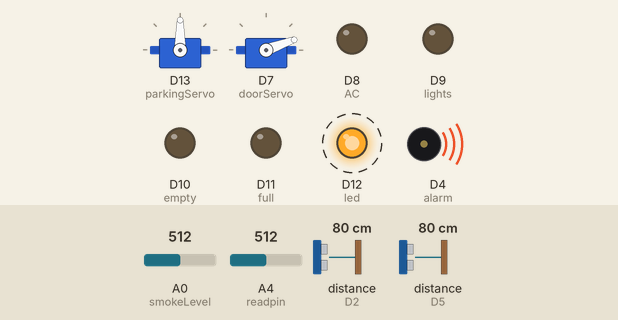
The sketch below on a simulated Arduino Nano 33 IoT. On the bench: 2 × servo, output pins drawn as LEDs (lit = HIGH), buzzer (waves = sounding). Wiring (inferred from the names in the program): 2 × ultrasonic range finder: trigger D3, echo D2 / trigger D6, echo D5. Dashed ring = blinking. Inputs (shaded band) come from the test bench; at power-on: distance to the obstacle (sensors on D2, D5) 80 cm, A0 (smokeLevel) = 512, A4 (readpin) = 512. The echo pulse lasts 58.3 µs per cm; nothing arrives over Bluetooth unless stated; a phone connects over Bluetooth LE 3 s after start; pins used as bus, display or sensor lines are not drawn; what the sketch prints to the serial monitor is not drawn.

Above: at 0.89 s.
1.3 s: distance to the obstacle (sensor on D2) set to 22 cm
At 1.52 s:
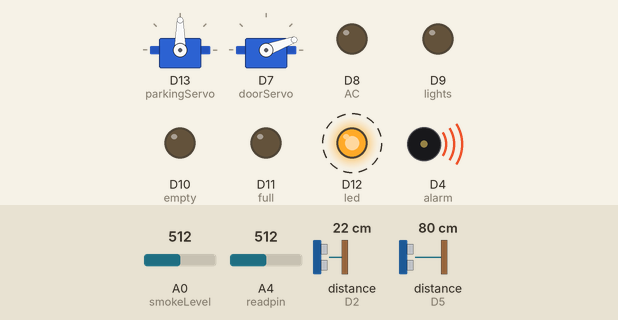
4.3 s: distance to the obstacle (sensor on D2) set to 18 cm
At 4.64 s:
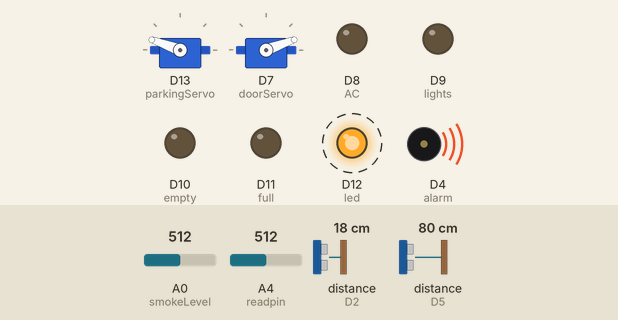
7.3 s: A0 (smokeLevel) set to 312
10.3 s: A0 (smokeLevel) set to 284
At 11.1 s:
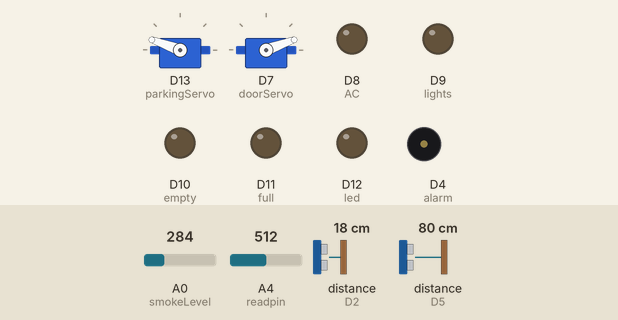
11.9 s: distance to the obstacle (sensor on D5) set to 7 cm
13.4 s: distance to the obstacle (sensor on D5) set to 4 cm
At 14.4 s:
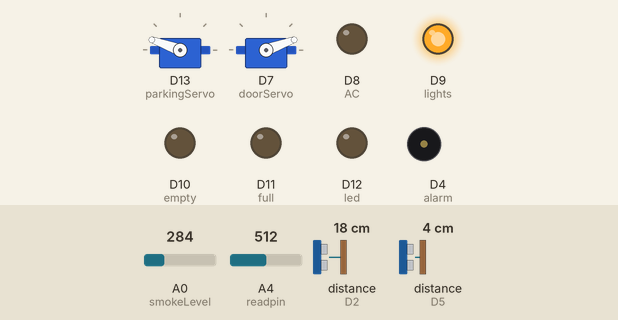
Timing chart, 0 to 15.9 s (numbered marks = the images above; inputs shaded):
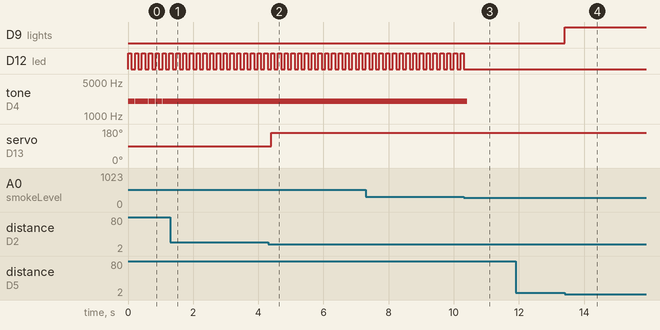

Measured:
- the behaviour switches between 21 and 20 cm on distance to the obstacle (sensor on D2) (found by bisection; images 1 and 2)
- the behaviour switches between 301 and 300 on A0 (smokeLevel) (found by bisection; images 2 and 3)
- the behaviour switches between 6 and 5 cm on distance to the obstacle (sensor on D5) (found by bisection; images 3 and 4)
- after the input at 4.3 s, tone on D4 (alarm): stays 2000 Hz (without the input it goes to silent after 3.0 s); servo on D13 (parkingServo): 90° → 160° after 0.09 s
- after the input at 10.3 s, D12 (led): goes on until 10.3 s, then stays LOW; tone on D4 (alarm): 2000 Hz → silent after 0.11 s
- after the input at 13.4 s, D9 (lights): LOW → HIGH at once
- by itself, D12 (led): alternates HIGH for 0.10 s and LOW for 0.11 s

The sketch:

smartHome.ino
```cpp
#include <ArduinoBLE.h>
#include <Servo.h>

unsigned long globalTimeGarage = 0;
unsigned long globalTimeDoor = 0;

//=====================Bluetooth=================================
const char* password = "1234";
bool isAuthenticated = false;
String receivedData = "";
int AC = 8;
int lights = 9;
const char* serviceUuid = "12345678-1234-1234-1234-123456789abc";
const char* characteristicUuid = "87654321-4321-4321-4321-cba987654321";
BLEService smartHomeService(serviceUuid);
BLEStringCharacteristic smartHomeCharacteristic(characteristicUuid, BLERead | BLEWrite, 32);

//=====================Ultrasonic=================================
int trigPin = 6;
int echoPin = 5;
int flag = 0;
long time;
float distance;

//=====================Water Level=================================
int readpin = A4;
int readValue;
int full = 11;
int empty = 10;

//=====================Gas Sensor=================================
const int alarm = 4;
int led = 12;
int smokeLevel = A0;
int threVal = 300;

//=====================Parking Sensor=================================
int parkingTrigPin = 3;
int ParkingEchoPin = 2;
Servo parkingServo;
int close = 50;
int open = 160;

//=====================DOOR Sensor=================================
int doorClose = 20;
int doorOpen = 120;
Servo doorServo;

void setup() {
  // Bluetooth
  pinMode(AC, OUTPUT);
  pinMode(lights, OUTPUT);
  digitalWrite(AC, LOW);
  digitalWrite(lights, LOW);

  Serial.begin(9600);

  if (!BLE.begin()) {
    Serial.println("Failed to initialize BLE!");
    while (1);
  }

  BLE.setLocalName("SmartHome");
  BLE.setAdvertisedService(smartHomeService);
  smartHomeService.addCharacteristic(smartHomeCharacteristic);
  BLE.addService(smartHomeService);
  BLE.advertise();
  Serial.println("BLE is ready and advertising!");

  // Ultrasonic
  pinMode(trigPin, OUTPUT);
  pinMode(echoPin, INPUT);

  // Water level
  pinMode(readpin, INPUT);
  pinMode(full, OUTPUT);
  pinMode(empty, OUTPUT);

  // Gas Sensor
  pinMode(smokeLevel, INPUT);
  pinMode(led, OUTPUT);
  pinMode(alarm, OUTPUT);

  // Parking Sensor
  parkingServo.attach(13);
  pinMode(parkingTrigPin, OUTPUT);
  pinMode(ParkingEchoPin, INPUT);

  // Door
  doorServo.attach(7);
  doorServo.write(doorClose);
}

void handleBluetooth() {
  BLEDevice central = BLE.central();
  if (central) {
    Serial.println("Connected to a central device!");

    while (central.connected()) {
      if (smartHomeCharacteristic.written()) {
        String receivedValue = smartHomeCharacteristic.value();

        if (!isAuthenticated) {
          if (receivedValue == password) {
            smartHomeCharacteristic.writeValue("true");
            isAuthenticated = true;
            Serial.println("Authentication successful!");
          } else {
            smartHomeCharacteristic.writeValue("false");
            Serial.println("Authentication failed!");
          }
        } else {
          if (receivedValue == "LED1_ON\n") digitalWrite(AC, HIGH);
          else if (receivedValue == "LED1_OFF\n") digitalWrite(AC, LOW);
          else if (receivedValue == "LED2_ON\n") digitalWrite(lights, HIGH);
          else if (receivedValue == "LED2_OFF\n") digitalWrite(lights, LOW);
          else if (receivedValue == "OPEN_DOOR\n") doorServo.write(doorOpen);
          else if (receivedValue == "CLOSE_DOOR\n") doorServo.write(doorClose);
        }
      }

      runSensors(); // Keep sensors running during Bluetooth connection
    }

    Serial.println("Disconnected from central device.");
    isAuthenticated = false;
  }
}

void runSensors() {
  // -------- Ultrasonic (for lights) --------
  digitalWrite(trigPin, LOW); delayMicroseconds(2);
  digitalWrite(trigPin, HIGH); delayMicroseconds(10);
  digitalWrite(trigPin, LOW);

  time = pulseIn(echoPin, HIGH);
  distance = time * 0.0343 / 2;
  Serial.print("Ultrasonic Distance: "); Serial.println(distance);

  if (distance < 6 && millis() - globalTimeDoor > 5000) {
    globalTimeDoor = millis();
    flag = !flag;
    digitalWrite(lights, flag ? HIGH : LOW);
  }

  // -------- Water Level --------
  readValue = analogRead(readpin);
  if (readValue >= 630) {
    digitalWrite(full, HIGH);
    digitalWrite(empty, LOW);
  } else if (readValue <= 350) {
    digitalWrite(empty, HIGH);
    digitalWrite(full, LOW);
  }
  Serial.print("Water Level: "); Serial.println(readValue);

  // -------- Gas Sensor --------
  int sensorVal = analogRead(smokeLevel);
  Serial.print("Gas Sensor: "); Serial.println(sensorVal);
  if (sensorVal > threVal) {
    tone(alarm, 2000, 200);
    digitalWrite(led, HIGH); delay(100);
    digitalWrite(led, LOW); delay(100);
  } else {
    noTone(alarm);
    digitalWrite(led, LOW);
  }

  // -------- Parking Sensor --------
  digitalWrite(parkingTrigPin, LOW); delayMicroseconds(2);
  digitalWrite(parkingTrigPin, HIGH); delayMicroseconds(10);
  digitalWrite(parkingTrigPin, LOW);

  time = pulseIn(ParkingEchoPin, HIGH);
  distance = time * 0.0343 / 2;
  Serial.print("Parking Distance: "); Serial.println(distance);

  if (distance < 20) {
    globalTimeGarage = millis();
    parkingServo.write(open);
  }
  if (millis() - globalTimeGarage > 5000) {
    parkingServo.write(close);
  }
}

void loop() {
  handleBluetooth();  // Bluetooth connection + commands
  runSensors();       // Keep sensors running if not connected
}
```
